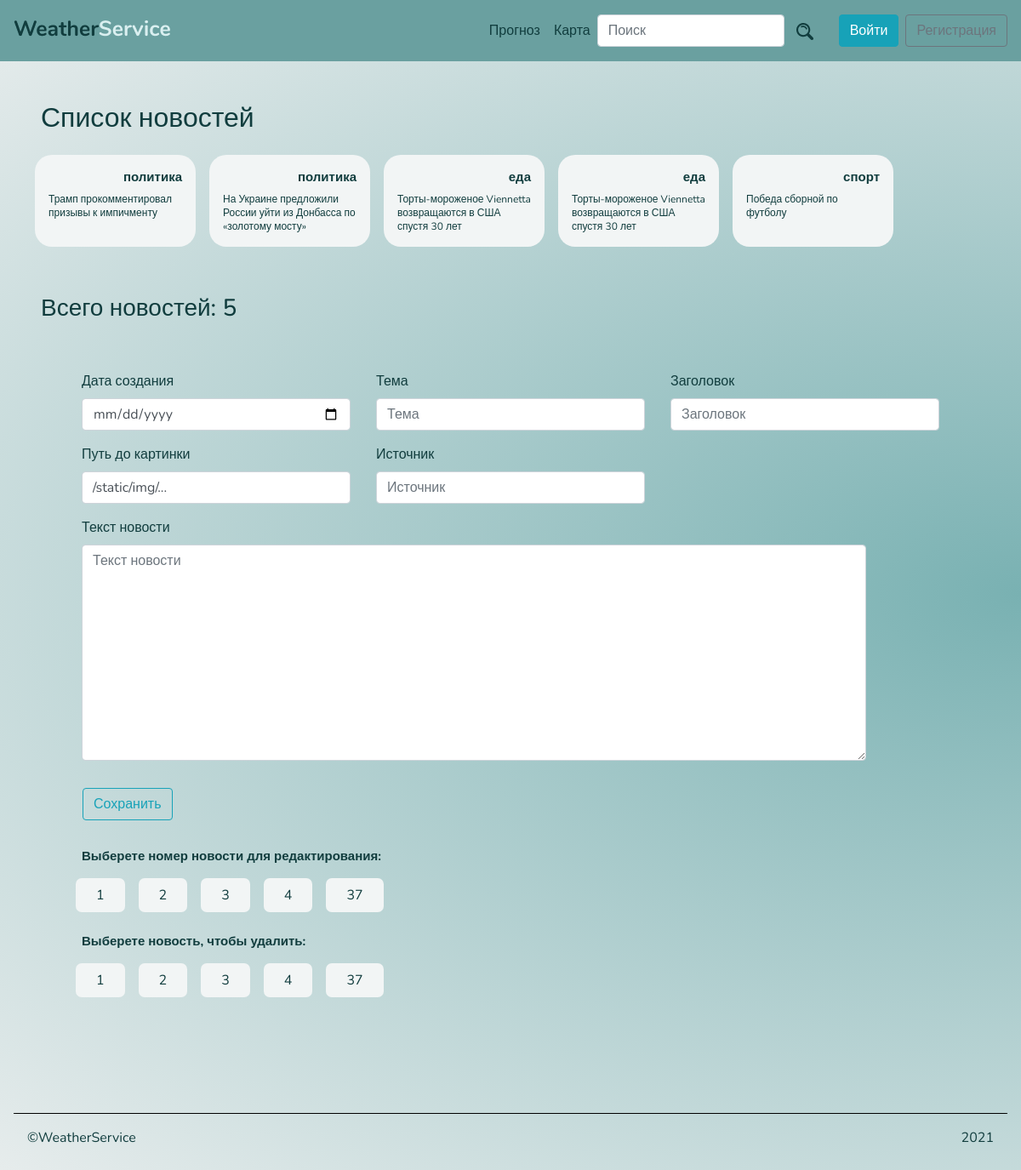
Page /advertices/ on the earlier database version.
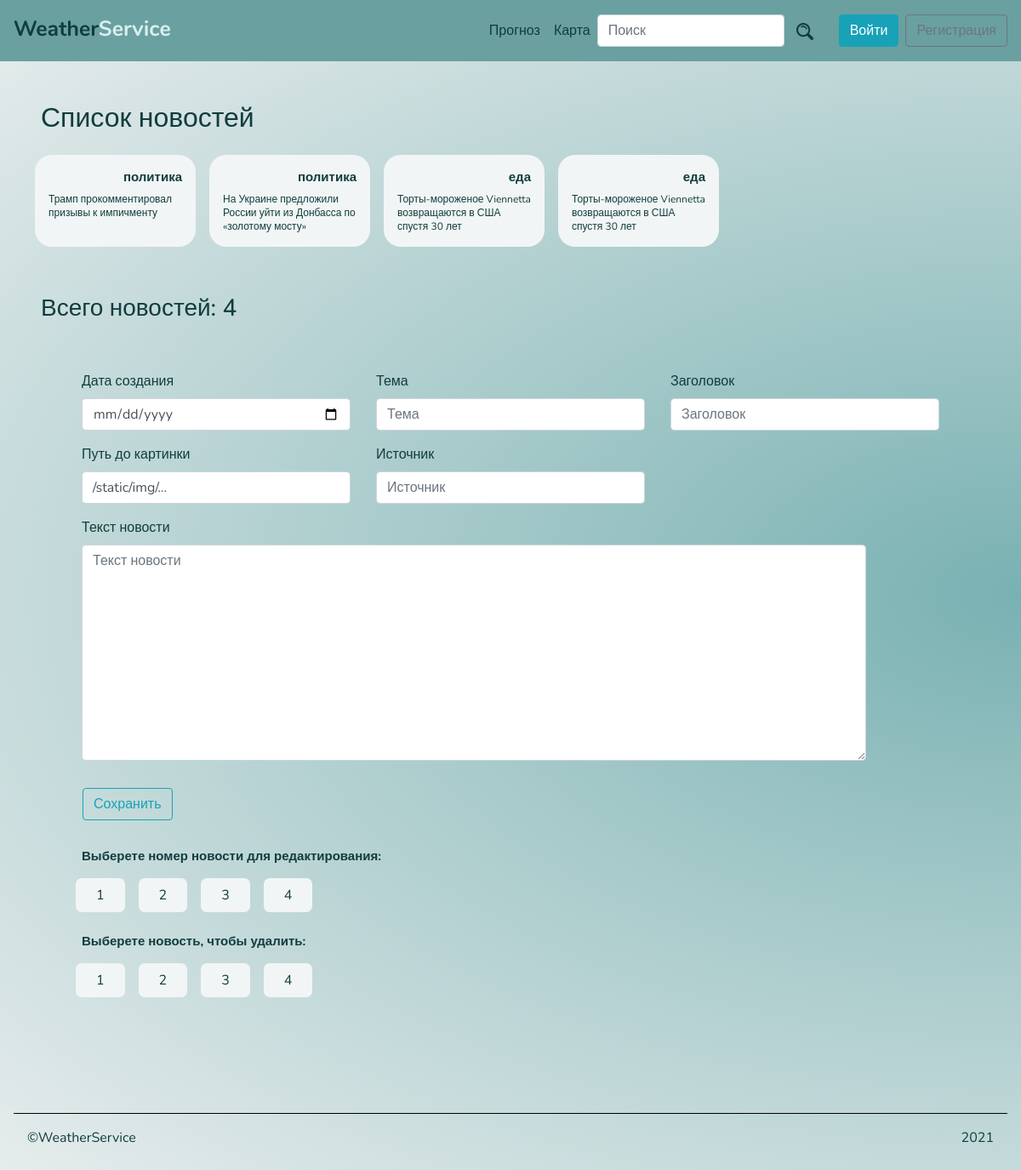
Same page on the later database version.
### weatherService/apps/articles/models.py (models this page shows, shortened)
class New (models.Model):
    date = models.DateField('Date')
    subject = models.CharField('Subject of the News', max_length=100)
    heading = models.TextField('Heading')
    picture = models.CharField('Way to the picture', max_length=100)
    description = models.TextField('Description')
    source = models.CharField('Source', max_length=100)

### weatherService/apps/articles/views.py (the view)
# urls.py: path('', views.adv, name = 'adv'),
def adv(request):
    news_list = New.objects.all()
    news_count = New.objects.count()
    message_success = ''
    form = NewsForm(request.POST)
    if form.is_valid():
        form.save()
        message_success = 'Запись успешно добавлена!'
    return render(
        request,
        'weather/news.html',
        {
            'news_list' : news_list,
            'news_count' : news_count,
            'form' : form,
            'message_success' : message_success,
        }
    )

### weatherService/templates/weather/news.html (shortened to what this page needs)
{% extends 'base.html' %}
{% load static %}
{% block content %}
<div class="container-fluid p-5">
    <h2 class="mb-3">Список новостей</h2>
    <div class="row">
        {% if news_list %}
            {% for new in news_list %}
                <div class="m-2 container-20 col-5 col-md-3 col-lg-2 p-3">
                    <div class="">
                      <h4 class="text-right">{{ new.subject }}</h4>
                      <p class="ms-text m-0">{{ new.heading }}</p>
                    </div>
                </div>
            {% endfor %}
        {% endif %}
      </div>
      <h3 class="mt-5">Всего новостей: {{ news_count }}</h3>
      <form method="POST" class="row p-3 p-sm-5">
        <div class="col-12 col-md-4 form-group">
          <label for="date">Дата создания</label>
          {{ form.date }}
        </div>
        <div class="col-12 col-md-4 form-group">
          <label for="subject">Тема</label>
          {{ form.subject }}
        </div>
        <div class="col-12 col-md-4 form-group">
            <label for="heading">Заголовок</label>
            {{ form.heading }}
          </div>
        <div class="col-12 col-md-4 form-group">
            <label for="way">Путь до картинки</label>
            {{ form.picture }}
          </div>
        <div class="col-12 col-md-4 form-group">
            <label for="source">Источник</label>
            {{ form.source }}
        </div>
        <div class="col-12 col-md-11 form-group">
                <label for="description">Текст новости </label>
                {{ form.description }}
        </div>
        <button type="submit" class="btn btn-outline-info m-3">Сохранить</button> <br>
        <h4 class="col-12 mt-3">Выберете номер новости для редактирования:</h4>
        <div class="d-flex flex-wrap">
            {% if news_list %}
            {% for new in news_list %}
              <div class="container-7 px-4 py-2 m-2">
                  <a href="{% url 'advertices:news-update' new.id %}" class="text-darkBlue">{{ new.id }}</a>
              </div>
              {% endfor %}
            {% endif %}
          </div>
          <h4 class="col-12 mt-3">Выберете новость, чтобы удалить:</h4>
          <div class="d-flex flex-wrap">
            {% if news_list %}
            {% for new in news_list %}
            <div class="container-7 px-4 py-2 m-2">
                <a href="{% url 'advertices:news-delete' new.id %}" class="text-darkBlue ">{{ new.id }}</a>
            </div>
              {% endfor %}
            {% endif %}
          </div>
      </form>
  </div>
{% endblock %}

### weatherService/templates/base.html (shortened to what this page needs)
{% load static %}
<!DOCTYPE html>
<html lang="en">
<head>
    <link rel="stylesheet" type="text/css" href="{% static 'css/style.css' %}">
    <link rel="stylesheet" href="https://stackpath.bootstrapcdn.com/bootstrap/4.1.3/css/bootstrap.min.css">
</head>
<body class="bg-main">
    <nav class="navbar navbar-expand-lg bg-darkBlue pb-3">
        <a class="navbar-brand" href="#"><img src="{% static 'img/WeatherService.png' %}" alt="logo"></a>
        <div class="collapse navbar-collapse mt-2" id="navbarSupportedContent">
          <ul class="navbar-nav ml-auto">
            <li class="nav-item active">
              <a class="text-darkBlue nav-link" href="{% url 'weather:index' %}">Прогноз <span class="sr-only">(current)</span></a>
            </li>
            <li class="nav-item">
              <a class="text-darkBlue nav-link " href="{% url 'weather:map' %}">Карта</a>
            </li>
          </ul>
          <form class="form-inline my-2 my-lg-0">
            <input class="form-control mr-sm-2" type="search" placeholder="Поиск" aria-label="Search">
            <button class="my-2 my-sm-0" type="submit"><img src="{% static 'img/search.png' %}" alt="search "></button>
            {% if request.user.is_authenticated %}
              <button class="btn">{{ request.user }}</button>
              <a href="{% url 'weather:logout' %}" class="btn btn-danger ml-2">Выйти</a>
            {% else %}
              <a href="{% url 'weather:login' %}" class="btn btn-info ml-4">Войти</a>
              <a href="{% url 'weather:registration' %}" class="btn btn-outline-secondary ml-2">Регистрация</a>
            {% endif %}
          </form>
        </div>
    </nav>
    {% block content%} Надпись {% endblock %}
    <footer class="p-3">
        <hr>
        <div class="d-flex justify-content-between m-3">
            <p>©WeatherService</p>
            <p>2021</p>
        </div>
    </footer>
</body>
</html>

### weatherService/static/css/style.css (style rules this page uses)
body { font-family: 'Nunito', sans-serif !important; color: #113D3E !important; }
.text-darkBlue { color: #113D3E !important; }
.ms-text { font-style: normal; font-weight: normal; font-size: 12px; line-height: 16px; }
.active { color: #DAEFF0 !important; }
h4 { font-style: normal !important; font-weight: bold !important; font-size: 15px !important; line-height: 20px !important; }
.bg-darkBlue { background-color: #6AA0A0 !important; }
.bg-main { background: radial-gradient(at right, #79B1B2, #E8EDED); }
.container-20 { height: auto; background-color: #F2F5F5; border-radius: 20px; }
.container-7 { height: auto !important; background-color: #F2F5F5 !important; border-radius: 7px !important; }
nav button, .container-20 button { border: none !important; background: none !important; }
hr { height: 1px; background-color: black; border: none; text-align: center; }
hr::before { position: relative; top: -10px; background-color: #F2F5F5; padding: 2px 5px; }

Differences in the rows shown:
removed New: subject "спорт", heading "Победа сборной по футболу", id "37"
Other differences:
{{ news_count }}: "5" → "4"
